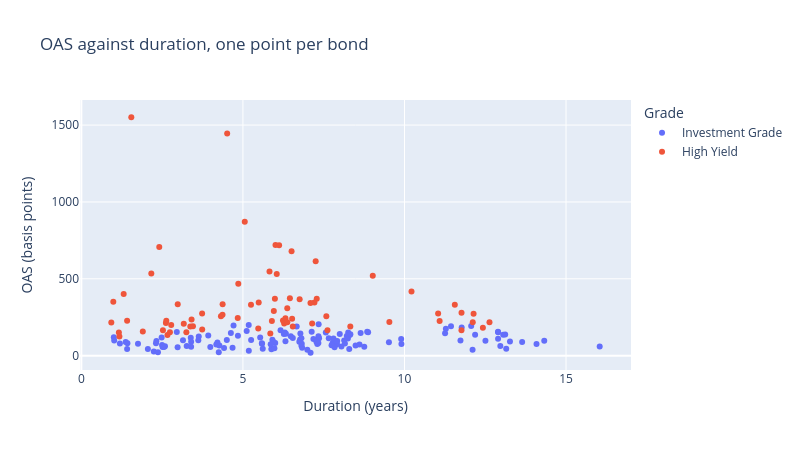

Here is the notebook cell this chart was saved with:
### Markdown cell above
## 12.6 Interactive Charts with plotly

Every chart so far is a fixed picture. To find out which bond a point is, the desk would go back to the table. An **interactive chart** answers on the spot: rest the pointer on a point and a box shows its values, drag across an area to zoom in, double-click to zoom back out, and click a name in the legend to hide that group.

plotly draws such charts. `plotly.express`, imported as `px`, works like seaborn: pass the table, and name the columns as text.

The interactive charts appear when you run the cells. GitHub's preview of this notebook may show nothing in their place.

Q. Draw OAS against duration, so that pointing at a bond shows which one it is.

### Code cell
# the widest bond in the file, to find on the chart
widest = book.loc[book['oas'].idxmax()]
print(widest[['ticker', 'issuer', 'sector', 'rating', 'duration', 'oas']])

# color= is plotly's hue=. hover_name= is the heading of the box that appears at a point,
# and hover_data= lists extra columns to show in it. labels= replaces column names with words.
fig = px.scatter(book, x='duration', y='oas', color='grade',
                 hover_name='issuer', hover_data=['ticker', 'sector', 'rating'],
                 labels={'duration': 'Duration (years)', 'oas': 'OAS (basis points)', 'grade': 'Grade',
                         'ticker': 'Ticker', 'sector': 'Sector', 'rating': 'Rating'},
                 title='OAS against duration, one point per bond',
                 width=800, height=450)

# show() displays a plotly figure
fig.show()

### Figure 1 — Plotly figure (JSON) as saved in the notebook; plotly's stock layout.template omitted (floating-point values rounded to 4 significant figures; data arrays with more than 128 entries replaced by an {"elided": "..."} marker saying what was removed)
{"data": [{"customdata": {"elided": "128x3 str values"}, "hovertemplate": "<b>%{hovertext}</b><br><br>Grade=Investment Grade<br>Duration (years)=%{x}<br>OAS (basis points)=%{y}<br>Ticker=%{customdata[0]}<br>Sector=%{customdata[1]}<br>Rating=%{customdata[2]}<extra></extra>", "hovertext": ["Bezane Finance", "Bezorin Finance", "Bezorin Finance", "Bezimer Power", "Bruxamyth Brands", "Bruxizal Chemicals", "Clavane Foods", "Clavoquil Bancorp", "Clavoquil Bancorp", "Clavoquil Bancorp", "Clavoquil Bancorp", "Clavebran Software", "Corvoquil Metals", "Corvoquil Metals", "Corvoquil Metals", "Corvovar Health", "Corvulex Logistics", "Corvulex Logistics", "Delverone Pharma", "Delvazor Paper", "Dralundra Brands", "Dralundra Brands", "Dralane Networks", "Dralane Networks", "Dralamyth Finance", "Dralamyth Finance", "Dralizal Rail", "Dralostrin Industrial", "Dralazor Utilities", "Dralazor Utilities", "Elverone Industrial", "Elverone Industrial", "Elverone Industrial", "Elverone Industrial", "Elvizal Retail", "Feskundra Systems", "Feskundra Systems", "Feskamyth Insurance", "Feskamyth Insurance", "Feskebran Foods", "Feskebran Foods", "Galvostrin Resources", "Galvostrin Resources", "Galventor Power", "Galvolvey Resources", "Grovostrin Freight", "Grovostrin Freight", "Grovostrin Freight", "Groventor Bancorp", "Heskundra Retail", "Heskundra Retail", "Heskundra Retail", "Heskorin Aerospace", "Heskentor Resources", "Hulvane Industrial", "Hulvimer Pipeline", "Kezundra Rail", "Kezundra Rail", "Kezundra Rail", "Kezerone Paper", "Keziskan Paper", "Kezazor Logistics", "Krilellix Networks", "Krilellix Networks", "Krilellix Networks", "Lorvamyth Paper", "Lorvellix Energy", "Mulvundra Machinery", "Nevane Machinery", "Nevovar Energy", "Nevulex Health", "Nevulex Health", "Nevulex Health", "Nevulex Health", "Nevulex Health", "Nevulex Health", "Osmere Chemicals", "Ostrevale Telecom", "Plevundra Finance", "Plevundra Finance", "Plevundra Finance", "Plevazor Energy", "Pellwick Paper", "Pellwick Paper", "Pellwick Paper", "Pellwick Paper", "Quelellix Water", "Quelellix Water", "Quorvane Energy", "Quorvane Energy", "Rulvane Aerospace", "Rulvizal Systems", "Rulviskan Pharma", "Rulviskan Pharma", "Rulvazor Utilities", "Skelolvey Industrial", "Skelolvey Industrial", "Sylvazor Power", "Sylvellix Logistics", "Sylvellix Logistics", "Sylvellix Logistics", "Thalostrin Finance", "Thalostrin Finance", "Thalulex Retail", "Thalulex Retail", "Tovovar Water", "Tovolvey Devices", "Tovolvey Devices", "Tarnwick Utilities", "Tromazor Resources", "Vraxorin Bancorp", "Vraxorin Bancorp", "Vraxorin Bancorp", "Vraxentor Retail", "Vraxentor Retail", "Vraxentor Retail", "Vyrovar Medical", "Wyxane Wireless", "Xanane Foods", "Xanane Foods", "Xanamyth Systems", "Xanazor Telecom", "Yarviskan Energy", "Zephizal Medical", "Zephizal Medical", "Zephizal Medical", "Zephiskan Resources", "Zephiskan Resources"], "legendgroup": "Investment Grade", "marker": {"color": "#636efa", "symbol": "circle"}, "mode": "markers", "name": "Investment Grade", "orientation": "v", "showlegend": true, "type": "scatter", "x": [4.627, 7.338, 8.846, 2.588, 12.89, 2.498, 11.77, 2.323, 4.272, 5.912, 7.299, 2.979, 1.426, 3.991, 14.09, 9.906, 8.643, 12.51, 6.81, 12.97, 5.893, 8.049, 4.253, 7.094, 3.386, 8.259, 8.875, 3.26, 5.586, 12.19, 2.954, 3.398, 8.307, 11.44, 3.633, 7.776, 8.609, 6.482, 13.27, 5.183, 5.882, 8.134, 9.519, 12.11, 7.913, 3.397, 5.535, 7.303, 7.997, 4.502, 6.768, 7.357, 6.833, 7.128, 4.679, 12.9, 3.62, 8.216, 13.64, 6.317, 1.373, 7.841, 4.71, 5.18, 6.166, 13.12, 8.157, 7.182, 6.81, 1.005, 3.927, 4.846, 6.267, 6.297, 12.9, 13.05, 6.544, 5.117, 2.243, 2.371, 6.994, 2.485, 1.017, 6.331, 6.779, 8.249, 2.558, 4.416, 6.0, 11.26, 7.344, 2.059, 5.614, 5.975, 7.837, 11.28, 12.06, 8.291, 8.756, 13.15, 16.04, 5.95, 9.898, 7.802, 8.326, 6.746, 5.86, 6.821, 7.336, 6.665, 5.593, 7.274, 8.487, 1.753, 5.254, 11.73, 2.514, 2.31, 1.193, 14.33, 7.657, 4.212, 3.145, 1.416, 7.743, 7.919, 4.177, 7.565], "xaxis": "x", "y": [147, 127, 155, 62, 156, 70, 183, 96, 66, 104, 105, 54, 81, 56, 76, 76, 148, 97, 64, 63, 48, 59, 23, 19, 116, 150, 153, 63, 81, 136, 154, 91, 134, 191, 124, 83, 73, 126, 92, 32, 42, 99, 88, 39, 74, 58, 118, 76, 141, 102, 105, 113, 52, 155, 51, 110, 101, 128, 89, 93, 89, 95, 196, 199, 165, 138, 79, 109, 113, 120, 132, 129, 141, 151, 153, 136, 115, 161, 27, 22, 38, 118, 98, 143, 145, 111, 57, 50, 83, 146, 204, 44, 45, 49, 54, 175, 193, 44, 58, 45, 59, 89, 108, 112, 140, 91, 75, 78, 82, 190, 77, 91, 66, 78, 102, 98, 57, 80, 79, 97, 113, 86, 100, 44, 67, 95, 72, 151], "yaxis": "y"}, {"customdata": {"elided": "72x3 str values"}, "hovertemplate": "<b>%{hovertext}</b><br><br>Grade=High Yield<br>Duration (years)=%{x}<br>OAS (basis points)=%{y}<br>Ticker=%{customdata[0]}<br>Sector=%{customdata[1]}<br>Rating=%{customdata[2]}<extra></extra>", "hovertext": ["Bezamyth Machinery", "Bezoquil Freight", "Bezoquil Freight", "Clavulex Industrial", "Clavolvey Bancorp", "Calderby Retail", "Calderby Retail", "Corvundra Brands", "Corvundra Brands", "Corvundra Brands", "Corvamyth Wireless", "Corvamyth Wireless", "Corvamyth Wireless", "Corvolvey Systems", "Dunmarrow Rail", "Dunmarrow Rail", "Dunmarrow Rail", "Elvundra Foods", "Elvundra Foods", "Elvorin Medical", "Elvorin Medical", "Farvellix Paper", "Farvellix Paper", "Farvellix Paper", "Feskovar Devices", "Feskovar Devices", "Galvellix Paper", "Galvellix Paper", "Galvellix Paper", "Halvering Foods", "Halvering Foods", "Jaximer Networks", "Jaximer Networks", "Lorvane Systems", "Lorvane Systems", "Lorvizal Wireless", "Lorvebran Paper", "Lorvebran Paper", "Morvellix Networks", "Mulvebran Logistics", "Mulvebran Logistics", "Nevostrin Water", "Nevostrin Water", "Praxane Paper", "Praxane Paper", "Praxiskan Finance", "Praxiskan Finance", "Praximer Energy", "Skeliskan Machinery", "Skeliskan Machinery", "Thalundra Aerospace", "Thalundra Aerospace", "Thaloquil Chemicals", "Tovithe Insurance", "Tovellix Bancorp", "Tovellix Bancorp", "Tromithe Medical", "Tromithe Medical", "Vraxizal Telecom", "Vyrerone Metals", "Vyrerone Metals", "Veyrholt Health", "Veyrholt Health", "Vyrebran Wireless", "Vyrebran Wireless", "Vyrellix Telecom", "Wyxundra Energy", "Wyxundra Energy", "Wyximer Wireless", "Wyximer Wireless", "Xanizal Industrial", "Zarizal Industrial"], "legendgroup": "High Yield", "marker": {"color": "#EF553B", "symbol": "circle"}, "mode": "markers", "name": "High Yield", "orientation": "v", "showlegend": true, "type": "scatter", "x": [2.165, 3.25, 12.11, 1.416, 4.84, 4.513, 9.019, 2.781, 4.369, 6.373, 6.523, 7.143, 9.532, 11.09, 1.902, 6.277, 11.76, 3.411, 7.285, 5.489, 7.214, 1.161, 3.372, 5.475, 1.546, 7.252, 0.989, 1.31, 6.506, 7.582, 10.22, 3.454, 12.63, 2.983, 4.372, 6.454, 2.665, 6.24, 12.14, 2.617, 8.324, 6.008, 6.12, 5.957, 6.316, 2.412, 5.058, 4.857, 5.25, 5.99, 2.629, 11.04, 11.77, 7.091, 5.848, 5.897, 1.178, 3.17, 2.525, 2.741, 6.544, 0.927, 4.32, 6.375, 7.617, 3.737, 6.047, 11.56, 3.74, 12.43, 5.823, 6.756], "xaxis": "x", "y": [535, 153, 218, 227, 245, 1446, 520, 200, 266, 308, 240, 210, 219, 225, 158, 210, 165, 236, 371, 346, 346, 151, 189, 176, 1551, 614, 350, 401, 679, 256, 418, 192, 217, 334, 334, 374, 135, 229, 273, 212, 189, 720, 719, 291, 243, 707, 871, 468, 332, 371, 227, 275, 279, 343, 145, 226, 125, 207, 166, 153, 189, 216, 256, 218, 165, 275, 532, 332, 171, 181, 547, 367], "yaxis": "y"}], "layout": {"height": 450, "legend": {"title": {"text": "Grade"}, "tracegroupgap": 0}, "title": {"text": "OAS against duration, one point per bond"}, "width": 800, "xaxis": {"anchor": "y", "domain": [0.0, 1.0], "title": {"text": "Duration (years)"}}, "yaxis": {"anchor": "x", "domain": [0.0, 1.0], "title": {"text": "OAS (basis points)"}}}}
